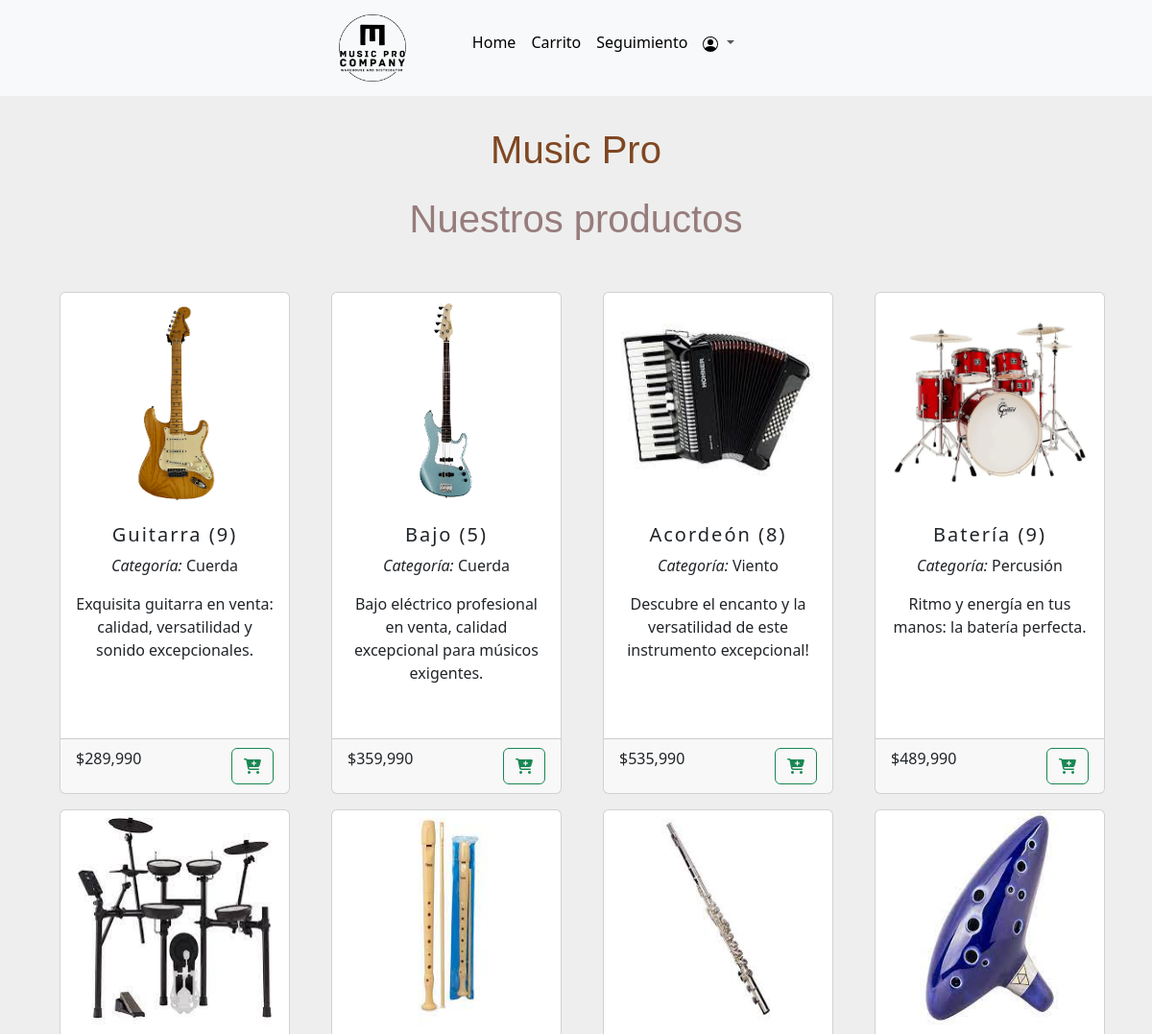
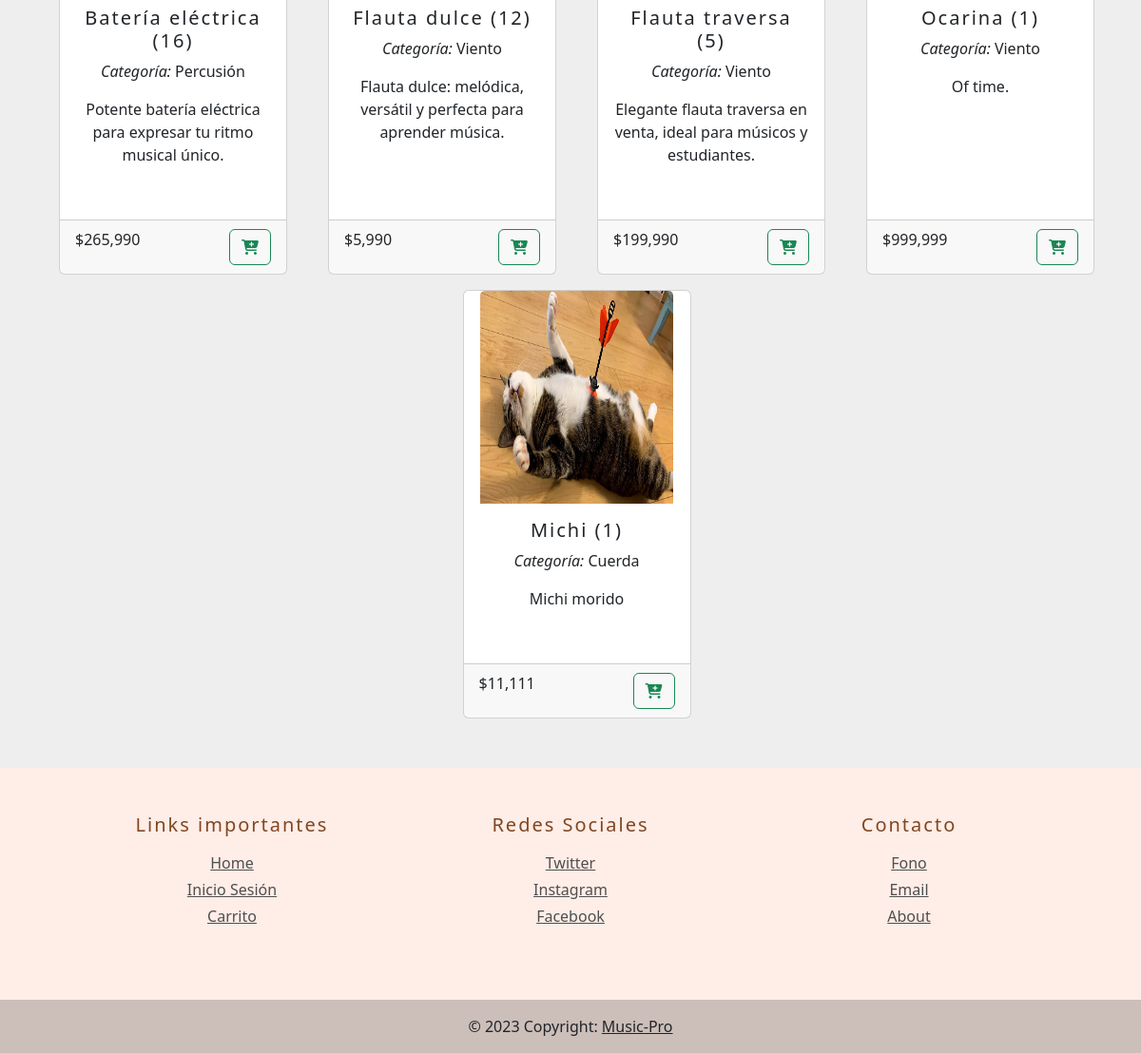
The page / on the database its author committed (2 pictures, top to bottom).
### MusicPro/models.py (models this page shows, shortened)
class Producto(models.Model):
    id = models.AutoField(primary_key=True, unique=True)
    nombre = models.CharField(max_length=50)
    precio = models.IntegerField()
    descripcion = models.TextField()
    imagen = models.ImageField(upload_to='productos', null=True)
    cantidad = models.IntegerField(default=0)
    tipo_instrumento = models.CharField(max_length=50, null=True)

### MusicPro/views.py (the view)
# urls.py: 2. Add a URL to urlpatterns:  path('', views.home, name='home')
def home(request):
    productos = Producto.objects.all()
    return render(request, 'home.html', {'productos': productos})

### MusicPro/templates/home.html (shortened to what this page needs)
{% extends "baseHome.html" %}
{% block content %}
{% load humanize %}
<h1 id="tituloProductos">Nuestros productos</h1>
<div class="container py-4">
    <div class="row row-cols-1 row-cols-md-2 row-cols-lg-4 g-3 justify-content-center">
        {% for p in productos %}
        <div class="col">
            <div class="card h-100" id="cardProductos">
                <img src="{{p.imagen.url}}" class="card-img-top card-img-custom" alt="..." id="imgCard">
                <div class="card-body text-center">
                    <h5 class="card-title">{{ p.nombre | capfirst }} ({{ p.cantidad }})</h5>
                    <p class="card-text"><i>Categoría: </i>{{ p.tipo_instrumento | capfirst }}</p>
                    <p class="card-text">{{ p.descripcion | capfirst }}</p>
                </div>
                <div class="card-footer d-flex justify-content-between align-items-center">
                    <p class="price">${{ p.precio | intcomma:False }}</p>
                    <form action="/agregar_carrito/{{p.id}}" method="get">
                        <button type="submit" class="btn btn-outline-success" aria-label="Agregar Carrito">
                            <i class="fas fa-cart-plus"></i>
                        </button>
                    </form>
                </div>
            </div>
        </div>
        {% endfor %}
    </div>
</div>
{% endblock %}

### MusicPro/static/css/styles.css (style rules this page uses)
h5 { letter-spacing: 2px; color: #7f4722; }
body { background-color: #eee; }
#tituloProductos, #tituloGestion { text-align: center; font-family: 'Lucida Sans', 'Lucida Sans Regular', 'Lucida Grande', 'Lucida Sans Unicode', Geneva, Verdana, sans-serif; color: #977c7c; padding-top: 1rem; }
#cardProductos { width: 15rem; height: 40rem; margin: 20px; }
#imgCard { height: 14em; }
.card-img-custom { max-width: 85%; height: auto; display: block; margin: 0 auto; }

### rows shown on the page
Producto: imagen (picture), nombre "Guitarra", cantidad "9", tipo_instrumento "Cuerda", descripcion "Exquisita guitarra en venta: calidad, versatilidad y sonido excepcionales.", precio "289,990"
Producto: imagen (picture), nombre "Bajo", cantidad "5", tipo_instrumento "Cuerda", descripcion "Bajo eléctrico profesional en venta, calidad excepcional para músicos exigentes.", precio "359,990"
Producto: imagen (picture), nombre "Acordeón", cantidad "8", tipo_instrumento "Viento", descripcion "Descubre el encanto y la versatilidad de este instrumento excepcional!", precio "535,990"
Producto: imagen (picture), nombre "Batería", cantidad "9", tipo_instrumento "Percusión", descripcion "Ritmo y energía en tus manos: la batería perfecta.", precio "489,990"
Producto: imagen (picture), nombre "Batería eléctrica", cantidad "16", tipo_instrumento "Percusión", descripcion "Potente batería eléctrica para expresar tu ritmo musical único.", precio "265,990"
Producto: imagen (picture), nombre "Flauta dulce", cantidad "12", tipo_instrumento "Viento", descripcion "Flauta dulce: melódica, versátil y perfecta para aprender música.", precio "5,990"
Producto: imagen (picture), nombre "Flauta traversa", cantidad "5", tipo_instrumento "Viento", descripcion "Elegante flauta traversa en venta, ideal para músicos y estudiantes.", precio "199,990"
Producto: imagen (picture), nombre "Ocarina", cantidad "1", tipo_instrumento "Viento", descripcion "Of time.", precio "999,999"
Producto: imagen (picture), nombre "Michi", cantidad "1", tipo_instrumento "Cuerda", descripcion "Michi morido", precio "11,111"
